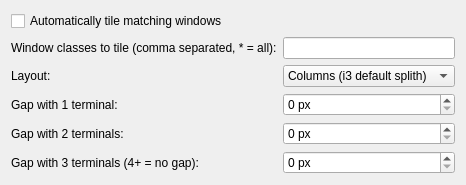
<?xml version="1.0" encoding="UTF-8"?>
<ui version="4.0">
 <class>I3TerminalConfig</class>
 <widget class="QWidget" name="I3TerminalConfig">
  <layout class="QFormLayout" name="formLayout">
   <item row="0" column="0" colspan="2">
    <widget class="QCheckBox" name="kcfg_TilingEnabled">
     <property name="text">
      <string>Automatically tile matching windows</string>
     </property>
    </widget>
   </item>
   <item row="1" column="0">
    <widget class="QLabel" name="labelClasses">
     <property name="text">
      <string>Window classes to tile (comma separated, * = all):</string>
     </property>
    </widget>
   </item>
   <item row="1" column="1">
    <widget class="QLineEdit" name="kcfg_TiledClasses"/>
   </item>
   <item row="2" column="0">
    <widget class="QLabel" name="labelLayout">
     <property name="text">
      <string>Layout:</string>
     </property>
    </widget>
   </item>
   <item row="2" column="1">
    <widget class="QComboBox" name="kcfg_Layout">
     <item>
      <property name="text">
       <string>Columns (i3 default splith)</string>
      </property>
     </item>
     <item>
      <property name="text">
       <string>Rows (i3 splitv)</string>
      </property>
     </item>
     <item>
      <property name="text">
       <string>Spiral (alternating splits)</string>
      </property>
     </item>
    </widget>
   </item>
   <item row="3" column="0">
    <widget class="QLabel" name="labelGap1">
     <property name="text">
      <string>Gap with 1 terminal:</string>
     </property>
    </widget>
   </item>
   <item row="3" column="1">
    <widget class="QSpinBox" name="kcfg_Gap1">
     <property name="maximum">
      <number>200</number>
     </property>
     <property name="suffix">
      <string> px</string>
     </property>
    </widget>
   </item>
   <item row="4" column="0">
    <widget class="QLabel" name="labelGap2">
     <property name="text">
      <string>Gap with 2 terminals:</string>
     </property>
    </widget>
   </item>
   <item row="4" column="1">
    <widget class="QSpinBox" name="kcfg_Gap2">
     <property name="maximum">
      <number>200</number>
     </property>
     <property name="suffix">
      <string> px</string>
     </property>
    </widget>
   </item>
   <item row="5" column="0">
    <widget class="QLabel" name="labelGap3">
     <property name="text">
      <string>Gap with 3 terminals (4+ = no gap):</string>
     </property>
    </widget>
   </item>
   <item row="5" column="1">
    <widget class="QSpinBox" name="kcfg_Gap3">
     <property name="maximum">
      <number>200</number>
     </property>
     <property name="suffix">
      <string> px</string>
     </property>
    </widget>
   </item>
  </layout>
 </widget>
</ui>
